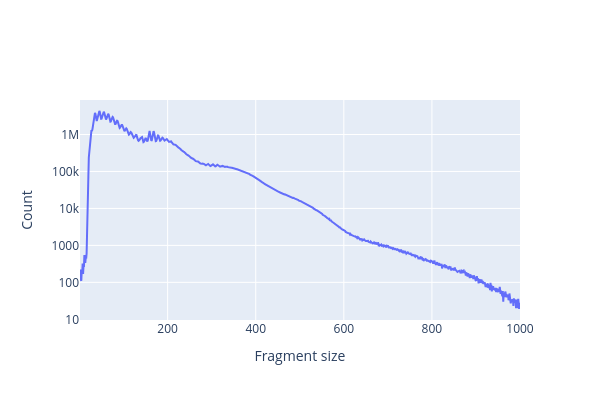

Notebook cell for this chart:
### Code cell
fig = snap.pl.frag_size_distr(data, show=False)
fig.update_yaxes(type="log")
fig.show()

### Figure 1 — Plotly figure (JSON) as saved in the notebook; plotly's stock layout.template omitted (floating-point values rounded to 4 significant figures; data arrays with more than 128 entries replaced by an {"elided": "..."} marker saying what was removed)
{"data": [{"mode": "lines", "type": "scatter", "x": {"elided": "1000 int values"}, "y": {"elided": "1000 int values"}}], "layout": {"height": 400, "width": 600, "xaxis": {"title": {"text": "Fragment size"}}, "yaxis": {"title": {"text": "Count"}, "type": "log"}}}
